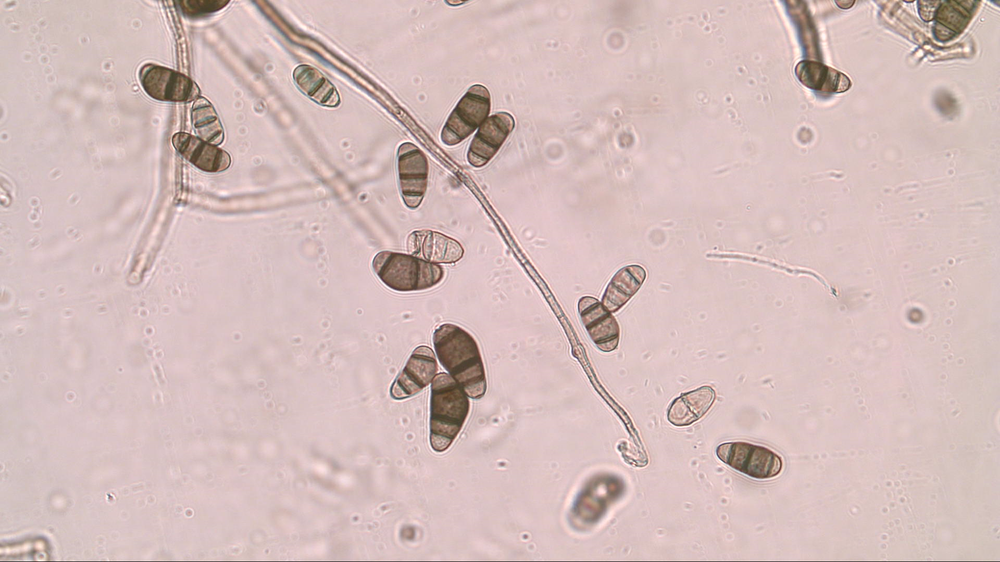
#> input picture LKP10/culvularia-patogen.png, 1000 x 562 px, shrunk from 1920 x 1080 before the run
$ python bagian_b.py
#> lines starting #> are read from the running program, lines starting #| are printed output that depends on the picture
import pywt
import numpy as np
import matplotlib.pyplot as plt
import cv2

## Aktifkan salah satu

img = cv2.imread('culvularia-patogen.png', cv2.IMREAD_GRAYSCALE)
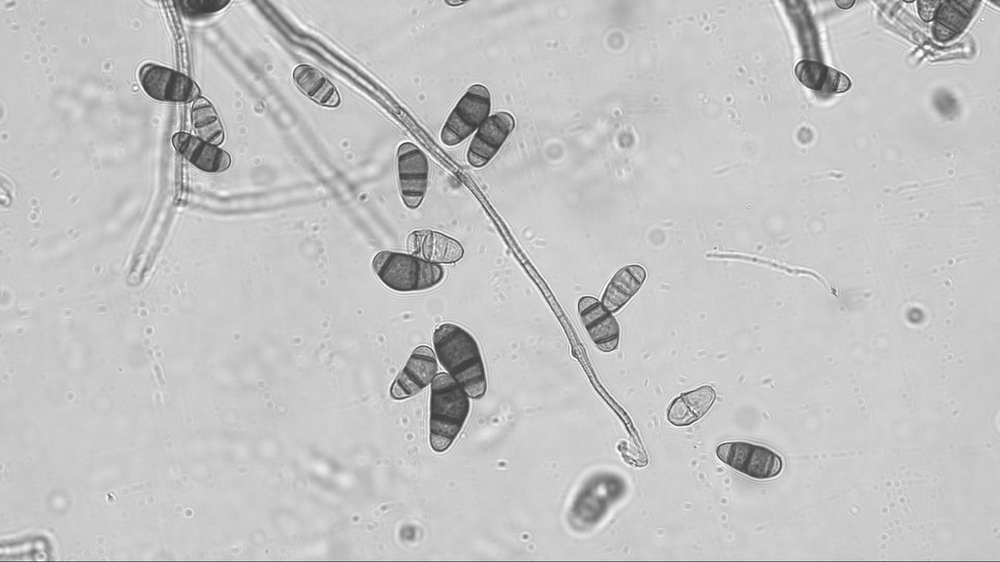
#> img: shape (562, 1000); min 56, max 255, mean 195.3
## atau
img = cv2.imread('fusarium-patogen.png', cv2.IMREAD_GRAYSCALE)
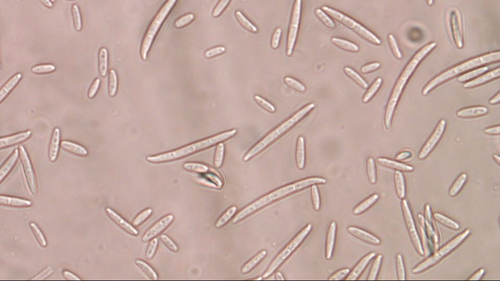
#> input picture LKP10/fusarium-patogen.png, 500 x 281 px, shrunk from 960 x 540 before the run
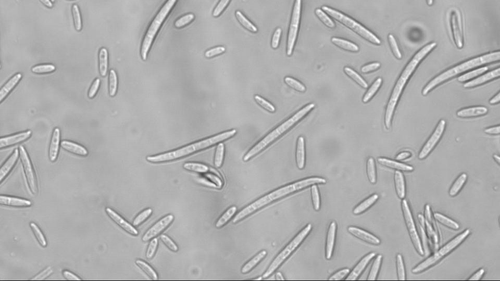
#> img: shape (281, 500); min 60, max 255, mean 174.6

img_data = (img.astype(float)).ravel()
normalized_data = (img_data-np.min(img_data))/(np.max(img_data)-np.min(img_data))

chirp_signal = np.sin(np.pi * normalized_data**2)

fig, ax = plt.subplots(figsize=(6,1))
ax.set_title("Original Chirp Signal: ")
ax.plot(chirp_signal)
plt.show()
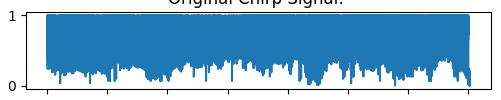
#> figure drawn by matplotlib, 1 panel; curve peaks at x = 669, y = 1

data = chirp_signal
waveletname = 'sym5'

fig, axarr = plt.subplots(nrows=5, ncols=2, figsize=(6,6))
for ii in range(5):
    (data, coeff_d) = pywt.dwt(data, waveletname)
    axarr[ii, 0].plot(data, 'r')
    axarr[ii, 1].plot(coeff_d, 'g')
    axarr[ii, 0].set_ylabel("Level {}".format(ii + 1), fontsize=14, rotation=90)
    axarr[ii, 0].set_yticklabels([])
    if ii == 0:
        axarr[ii, 0].set_title("Approximation coefficients", fontsize=14)
        axarr[ii, 1].set_title("Detail coefficients", fontsize=14)
    axarr[ii, 1].set_yticklabels([])
#> after the loop, data = 4399 values, max 5.91 at index 2714, min -0.471 at index 4379, mean 4.85
plt.tight_layout()
plt.show()
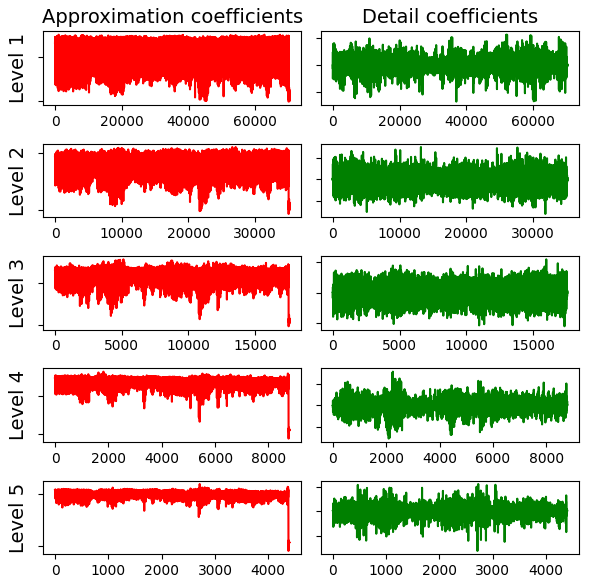
#> figure drawn by matplotlib, 10 panels
